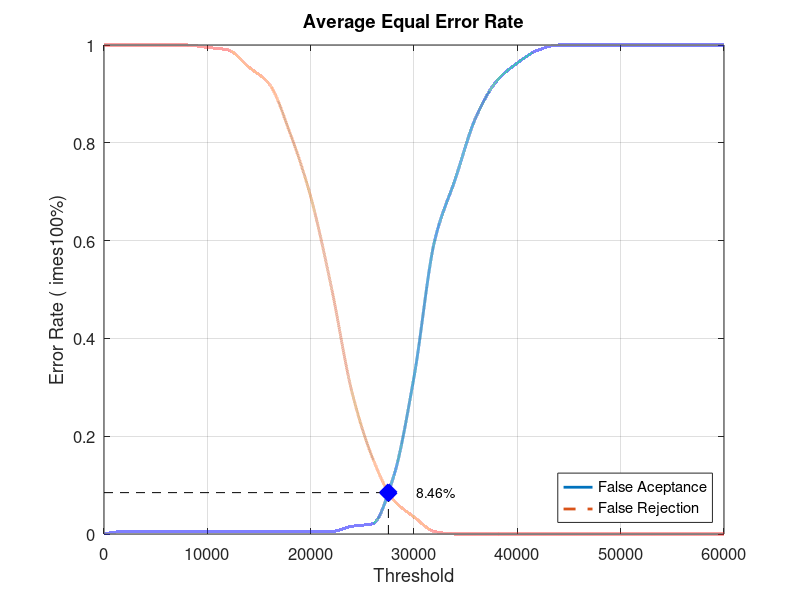
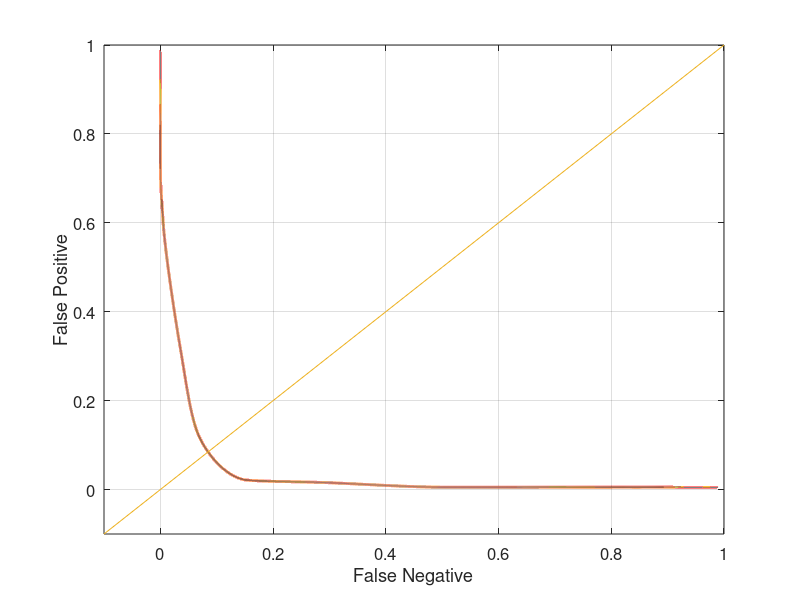

The MATLAB source for these figures, in order:
close all;
clear;
clc;
x = 0:2000:60000;
xq = 0:0.5:60000;

y0 = [0 0.00526316 0.00526316 0.00526316 0.00526316 0.00526316 0.00526316 0.00526316 0.00526316 0.00526316 0.00526316 0.00526316 0.0157895 0.0210526 0.115789 0.321053 0.6 0.726316 0.852632 0.926316 0.963158 0.989474 1 1 1 1 1 1 1 1 1]
yy0 = interp1(x, y0, xq, 'pchip');
y1 = [1 1 1 1 1 0.995 0.99 0.955 0.92 0.82 0.69 0.505 0.29 0.155 0.07 0.035 0.005 0 0 0 0 0 0 0 0 0 0 0 0 0 0]
yy1 = interp1(x, y1, xq, 'pchip');

% Calculating EER: 
y2 = abs(y0 - y1);
find(y2 == min(y2))
yy2 = abs(yy0 - yy1);
xEER = find(yy2 == min(yy2));
xEERIndex = xq(xEER) % X-axis EER
yEER = yy0(xEER) % Y-axis EER

main = figure
plot(xq, yy0,'-','LineWidth', 2);	hold on
plot(xq, yy1,'--','LineWidth', 2);	hold on
plot([xEERIndex xEERIndex], [0 yEER], 'k--');	hold on
plot([0 xEERIndex], [yEER yEER], 'k--');	hold on
plot(xEERIndex, yEER, 'bx', 'LineWidth', 10);	hold on
text(xEERIndex + 10 * xEERIndex / 100, yEER, [num2str(round((10000 * yEER)) / 100) '%'])
legend('False Aceptance', 'False Rejection', 'Location', 'SouthEast')
xlabel('Threshold')
ylabel('Error Rate (	imes100%)')
title('Average Equal Error Rate')
set(gca, 'FontSize', 12)
axis([0 60000 0 1])
grid on

print(main, 'Database5_1Main', '-dpng');
FNRxFPR = figure('Color', [1 1 1]);
plot(yy1, yy0, '-', yy1, yy0, 'LineWidth', 2);
hold on
y = -0.1:0.1:1
plot(y, y); 
set(gca, 'FontSize', 12)
xlabel('False Negative')
ylabel('False Positive')
axis([-0.1 1 -0.1 1])
set(gca, 'FontSize', 12)
grid on

print(FNRxFPR, 'Database5_1FNRxFPR','-dpng');
